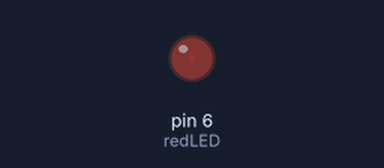
A sketch run on a simulated Arduino Uno, built with avr-gcc and run on an emulated ATmega328P. Parts: output pins drawn as LEDs (lit = HIGH).

Above: at 0.05 s.
At 0.65 s:
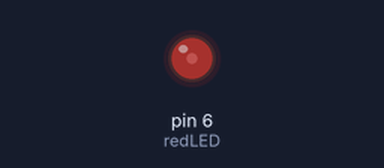
At 1.3 s:
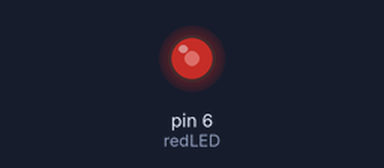
At 2.55 s:
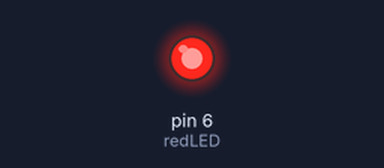
Timing chart, 0 to 5.9 s (numbered marks = the images above):
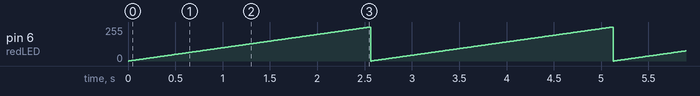

Measured:
- by itself, pin 6 (redLED): ramps from 0/255 to 255/255 and jumps back, once every 2.6 s

The sketch:

redFade.ino
```cpp
int redLED = 6;
int GND = 2;
int brightness = 0;

void setup() {
  //this tells the arduino that the pins are outputs (not analog or digital inputs)
  pinMode (GND, OUTPUT);
  pinMode (redLED, OUTPUT);

  //this tells the arduino what state (high or low) to put the pins in
  digitalWrite(GND, LOW);
  digitalWrite(redLED, HIGH);
}

void loop() {
    analogWrite(redLED, brightness);
    delay(10);
    brightness++;
    if (brightness >255){
        brightness=0;
    }
}
```
